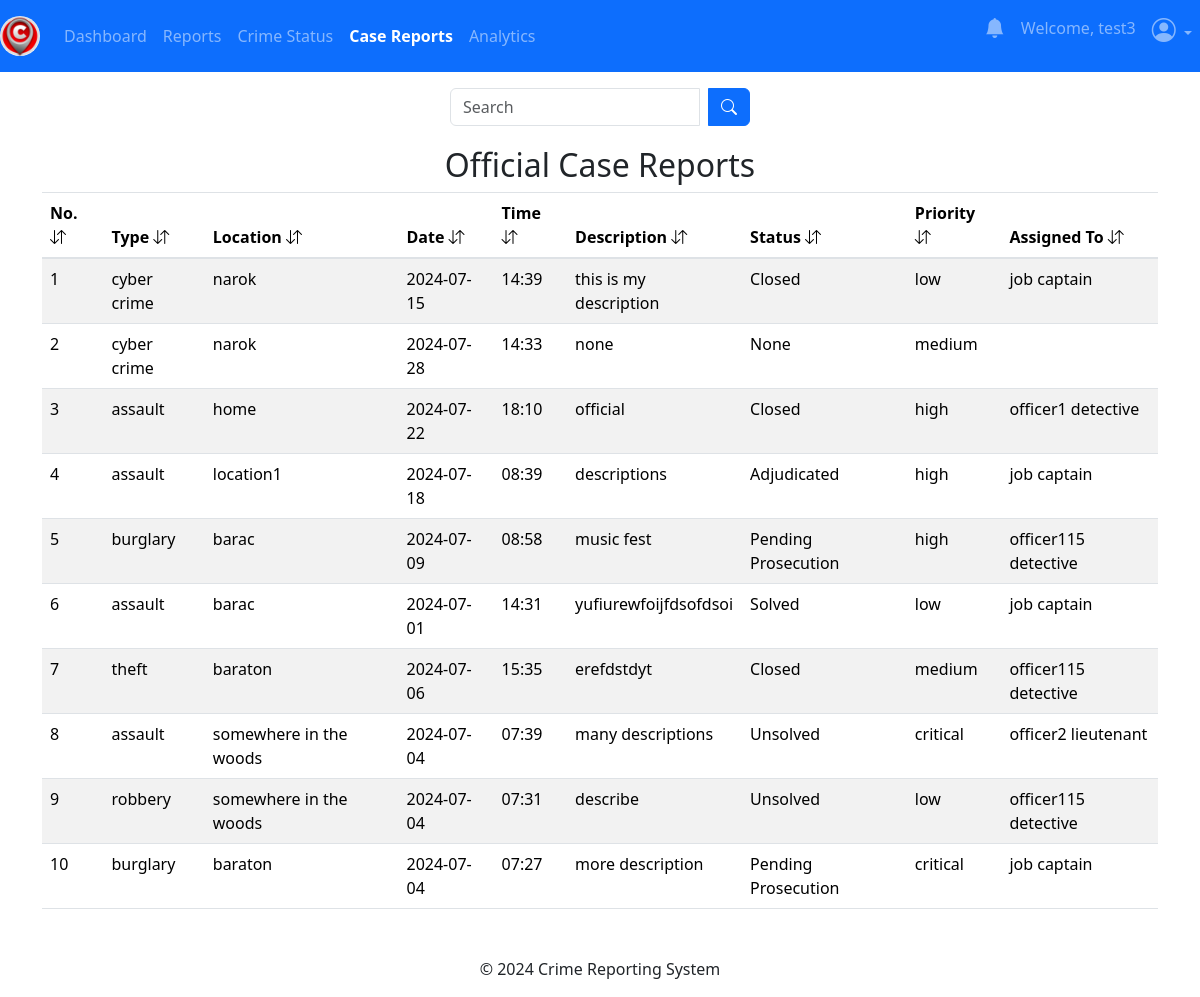
Page /admin/case-reports (signed in) on the committed database.
### app/users/models.py (models this page shows, shortened)
class User(db.Model, UserMixin):
    id = db.Column(db.Integer, primary_key=True)
    username = db.Column(db.String(80), unique=True, nullable=False)
    email = db.Column(db.String(120), unique=True, nullable=False)
    password = db.Column(db.String(128), nullable=False)
    crimes = db.relationship('Crime', backref='reporter', lazy=True)
    users = db.relationship('Register', backref='user', uselist=False)
    messages = db.relationship('Message', backref='sender', lazy=True)

### app/officers/models.py (models this page shows, shortened)
class CaseReport(db.Model, UserMixin):
    report_id = db.Column(db.Integer, primary_key=True)
    crime_type = db.Column(db.String(120), nullable=False)
    location = db.Column(db.String(40), nullable=False)
    phone_number = db.Column(db.String(10))
    date = db.Column(db.String(10), nullable=False)
    time = db.Column(db.String(10), nullable=False)
    description = db.Column(db.Text, nullable=False)
    evidence = db.Column(db.Text, nullable=False)
    urgency = db.Column(db.String(10), nullable=False)
    deadline = db.Column(db.String(20), nullable=True)
    status = db.Column(db.String(50), nullable=True)
    reports = db.Column(db.Text, nullable=True)
    media = db.Column(db.Text, nullable=True)
    filename = db.Column(db.Text, nullable=True)
    mimetype = db.Column(db.Text, nullable=True)
    created_at = db.Column(db.DateTime(timezone=True), default=current_time())
    assigned_at = db.Column(db.DateTime(timezone=True), default=current_time())
    assigned_officer_id = db.Column(db.Integer, db.ForeignKey('officers.officer_id'))
    assigned_officer = db.relationship('Officers', back_populates='assignments')

class Officers(db.Model, UserMixin):
    officer_id = db.Column(db.Integer, primary_key=True)
    username = db.Column(db.String(80), unique=True, nullable=False)
    phonenumber = db.Column(db.String(20), nullable=True)
    officer_email = db.Column(db.String(120), nullable=False)
    first_name = db.Column(db.String(100), nullable=False)
    last_name = db.Column(db.String(100), nullable=True)
    badge = db.Column(db.String(20), nullable=False)
    rank = db.Column(db.String(10), nullable=False)
    station = db.Column(db.String(20), nullable=False)
    password = db.Column(db.String(128), nullable=False)
    assignments = db.relationship('CaseReport', back_populates='assigned_officer', lazy=True)

### app/admins/routes.py (the view)
@admins.route('/admin/case-reports')
@admin_required
def case_reports():
    search_case_reports = request.args.get('search_case_reports', '')
    try:
        if search_case_reports:
            cases = CaseReport.query.filter(
                CaseReport.location.ilike(f'%{search_case_reports}%') |
                CaseReport.status.ilike(f'%{search_case_reports}%') |
                CaseReport.date.ilike(f'%{search_case_reports}%') |
                CaseReport.time.ilike(f'%{search_case_reports}%') |
                CaseReport.crime_type.ilike(f'%{search_case_reports}%') |
                CaseReport.created_at.ilike(f'%{search_case_reports}%') |
                CaseReport.urgency.ilike(f'%{search_case_reports}%')
            ).order_by(desc(CaseReport.created_at)).all()
        else:
            cases = CaseReport.query.order_by(desc(CaseReport.created_at)).all()
        officers = Officers.query.all()
    except Exception as e:
        current_app.logger.error(f"Database error: {str(e)}")
        flash("An error occurred while retrieving the reports.", "error")
        return redirect(url_for('admins.case_reports'))
    if not cases:
        flash("No case reports found.", "info")
    return render_template('admin/case_reports.html', cases=cases, officers=officers)

### app/__init__.py (called while the page is built)
@login_manager.user_loader
def load_user(user_id):
    return models.User.query.get(user_id)

### app/admins/routes.py (called while the page is built)
def admin_required(f):
    @wraps(f)
    def decorated_function(*args, **kwargs):
        if not session.get('admin_id'):
            flash('You need to be logged in as an admin to access the page.', 'danger')
            return redirect(url_for('admins.adminIndex'))
        return f(*args, **kwargs)
    return decorated_function

### app/templates/admin/case_reports.html (shortened to what this page needs)
{% extends 'admin/layout.html' %} {% block content %}
<div class="container">
  <br />
  <form
    method="GET"
    action="{{ url_for('admins.case_reports') }}"
    class="search-form"
  >
    <div class="input-group search-input">
      <input
        type="text"
        name="search_case_reports"
        class="form-control"
        placeholder="Search"
      />
      <div class="input-group-append ms-2">
        <button type="submit" class="btn btn-primary">
          <i class="bi bi-search"></i>
        </button>
      </div>
    </div>
  </form>
  {% if cases %}
  <table class="table table-striped table-hover">
    <h2 style="text-align: center">Official Case Reports</h2>
    <thead>
      <tr>
        <th scope="col">No. <i class="bi bi-arrow-down-up"></i></th>
        <th scope="col">Type <i class="bi bi-arrow-down-up"></i></th>
        <th scope="col">Location <i class="bi bi-arrow-down-up"></i></th>
        <th scope="col">Date <i class="bi bi-arrow-down-up"></i></th>
        <th scope="col">Time <i class="bi bi-arrow-down-up"></i></th>
        <th scope="col">Description <i class="bi bi-arrow-down-up"></i></th>
        <th scope="col">Status <i class="bi bi-arrow-down-up"></i></th>
        <th scope="col">Priority <i class="bi bi-arrow-down-up"></i></th>
        <th scope="col">Assigned To <i class="bi bi-arrow-down-up"></i></th>
      </tr>
    </thead>
    <tbody>
      {% for case in cases %}
      <tr
        onclick="goToReportDetails('{{ case.report_id }}')"
        style="cursor: pointer"
      >
        <td>{{ loop.index }}</td>
        <td>{{case. crime_type}}</td>
        <td>{{ case.location }}</td>
        <td>{{ case.date }}</td>
        <td>{{ case.time }}</td>
        <td>{{ case.description }}</td>
        <td>{{ case.status }}</td>
        <td>{{ case.urgency }}</td>
        <td>
          {{ case.assigned_officer.first_name }} {{ case.assigned_officer.rank
          }}
        </td>
      </tr>
      {% endfor %}
    </tbody>
  </table>
  {% endif %}
  {% endblock content %}

### app/templates/admin/layout.html (shortened to what this page needs)
<!DOCTYPE html>
<html lang="en">
  <head>
    <link
      rel="stylesheet"
      href="https://cdn.jsdelivr.net/npm/bootstrap-icons@1.11.3/font/bootstrap-icons.min.css"
    />
    <link
      href="https://stackpath.bootstrapcdn.com/bootstrap/4.5.2/css/bootstrap.min.css"
      rel="stylesheet"
    />
    <link
      href="https://cdn.jsdelivr.net/npm/bootstrap@5.3.3/dist/css/bootstrap.min.css"
      rel="stylesheet"
    />
  </head>
  <body>
    <nav class="navbar navbar-expand-md navbar-dark bg-primary fixed-top">
      {% if session.get('admin_name') %}
      <a
        class="navbar-brand nav-link active"
        href="{{ url_for('admins.adminDashboard') }}"
        ><img src="{{ url_for('static', filename='img/logo1.png') }}" alt="E-Security" class="d-inline-block align-top navbar-brand-img">
      </a>
      {% else %}
      <a
        class="navbar-brand nav-link active"
        href="{{ url_for('main.home_page') }}"
        ><img src="{{ url_for('static', filename='img/logo1.png') }}" alt="E-Security" class="d-inline-block align-top navbar-brand-img">
      </a>
      {% endif %}
      <div class="collapse navbar-collapse" id="navbarSupportedContent">
        {% if session.get('admin_name') %}
        <ul class="navbar-nav">
          <li class="new-item {% if request.endpoint == 'admins.adminDashboard' %}active{% endif %}">
            <a class="nav-link" href="{{ url_for('admins.adminDashboard') }}"
              >Dashboard</a
            >
          </li>
          <li class="new-item {% if request.endpoint == 'admins.reports' %}active{% endif %}">
            <a class="nav-link" href="{{ url_for('admins.reports') }}"
              >Reports</a
            >
          </li>
          <li class="new-item {% if request.endpoint == 'admins.crimeStatus' %}active{% endif %}">
            <a class="nav-link" href="{{ url_for('admins.crimeStatus') }}"
              >Crime Status</a
            >
          </li>
          <li class="new-item {% if request.endpoint == 'admins.case_reports' %}active{% endif %}">
            <a class="nav-link" href="{{ url_for('admins.case_reports') }}"
              >Case Reports</a
            >
          </li>
          <li class="new-item {% if request.endpoint == 'admins.analytics' %}active{% endif %}">
            <a class="nav-link" href="{{ url_for('admins.analytics') }}"
              >Analytics</a
            >
          </li>
        </ul>
        <ul class="navbar-nav ms-auto">
          <li class="nav-item {% if request.endpoint == 'admins.notifications' %}active{% endif %}">
            <a class="nav-link" href="{{ url_for('admins.notifications') }}"
              ><i class="bi bi-bell-fill h5" style="color: dark"></i
            ></a>
          </li>
          <li class="nav-item">
            <p class="nav-link">Welcome, {{ session.get('admin_name') }}</p>
          </li>
          <li class="nav-item dropdown {% if request.endpoint == 'admins.adminChangePassword' %}active{% endif %}">
            <a
              class="nav-link dropdown-toggle"
              href="#"
              role="button"
              data-bs-toggle="dropdown"
              aria-expanded="false"
            >
              <i class="bi bi-person-circle h4"></i>
            </a>
          </li>
        </ul>
        {% else %}
        <ul class="navbar-nav">
        <li class="nav-item {% if request.endpoint == 'main.about' %}active{% endif %}">
          <a class="nav-link" href="{{ url_for('main.about') }}">About</a>
        </li>
        </ul>
        {% endif %}
      </div>
    </nav>
    <br />
    {% block content %} {% endblock content %}
    <footer class="text-center mt-5">
      <p>&copy; 2024 Crime Reporting System</p>
    </footer>
  </body>
</html>

### app/templates/admin/layout.html (style rules this page uses)
body { height: 100%; width: 100%; padding-top: 40px; }
.navbar-nav .new-item.active .nav-link { font-weight: bold; color: white; }
.navbar-brand-img { height: 40px; width: auto; border-radius: 50%; object-fit: cover; }

### app/templates/admin/case_reports.html (style rules this page uses)
.search-form { display: flex; justify-content: center; margin-bottom: 20px; }
.search-input { width: 300px; }

### rows in the picture
User: get "test3"
CaseReport: crime_type "cyber crime", location "narok", date "2024-07-15", time "14:39", description "this is my description", status "Closed", urgency "low", assigned_officer.first_name "job", assigned_officer.rank "captain"
CaseReport: crime_type "cyber crime", location "narok", date "2024-07-28", time "14:33", description "none", status "None", urgency "medium"
CaseReport: crime_type "assault", location "home", date "2024-07-22", time "18:10", description "official", status "Closed", urgency "high", assigned_officer.first_name "officer1", assigned_officer.rank "detective"
CaseReport: crime_type "assault", location "location1", date "2024-07-18", time "08:39", description "descriptions", status "Adjudicated", urgency "high", assigned_officer.first_name "job", assigned_officer.rank "captain"
CaseReport: crime_type "burglary", location "barac", date "2024-07-09", time "08:58", description "music fest", status "Pending Prosecution", urgency "high", assigned_officer.first_name "officer115", assigned_officer.rank "detective"
CaseReport: crime_type "assault", location "barac", date "2024-07-01", time "14:31", description "yufiurewfoijfdsofdsoi", status "Solved", urgency "low", assigned_officer.first_name "job", assigned_officer.rank "captain"
CaseReport: crime_type "theft", location "baraton", date "2024-07-06", time "15:35", description "erefdstdyt", status "Closed", urgency "medium", assigned_officer.first_name "officer115", assigned_officer.rank "detective"
CaseReport: crime_type "assault", location "somewhere in the woods", date "2024-07-04", time "07:39", description "many descriptions", status "Unsolved", urgency "critical", assigned_officer.first_name "officer2", assigned_officer.rank "lieutenant"
CaseReport: crime_type "robbery", location "somewhere in the woods", date "2024-07-04", time "07:31", description "describe", status "Unsolved", urgency "low", assigned_officer.first_name "officer115", assigned_officer.rank "detective"
CaseReport: crime_type "burglary", location "baraton", date "2024-07-04", time "07:27", description "more description", status "Pending Prosecution", urgency "critical", assigned_officer.first_name "job", assigned_officer.rank "captain"
